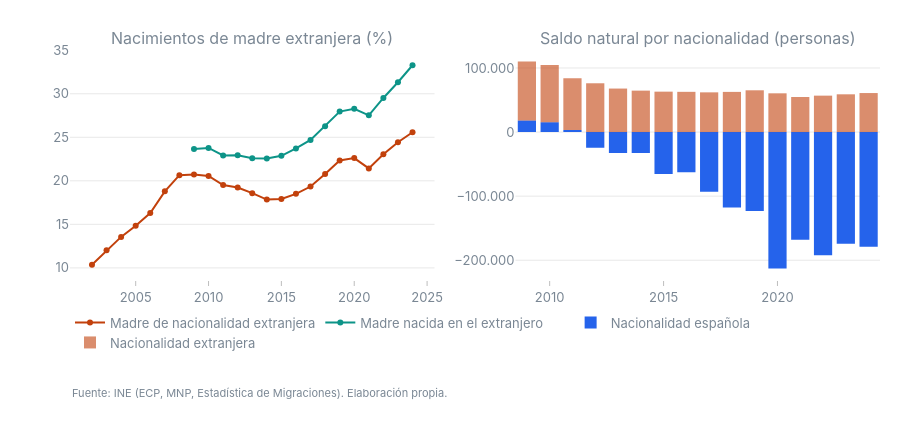

The cell this chart's notebook holds for it:
### Markdown cell above
### Sin población de origen extranjero, el saldo natural sería aún más negativo

«Sin inmigración, España perdería población» es una afirmación **contrafactual**: no se puede
observar. Lo que sí muestran los datos es que la población extranjera, joven en promedio, aporta
una parte creciente de los nacimientos y pocas defunciones.

### Code cell
#| label: fig-madres
#| fig-cap: "Izquierda: porcentaje de nacimientos de madre con nacionalidad extranjera y de madre nacida en el extranjero, 2002–2024 (nacida en el extranjero: desde 2009; nacionalidad 2002–2008 estimada con el porcentaje de la tabla 2776 del INE, que da valores 0,1–0,3 puntos más bajos). Derecha: saldo natural por nacionalidad, 2009–2024 (nacimientos según la nacionalidad de la madre menos defunciones según la del fallecido)."
b = births.with_columns(
    pct_nac=100 * pl.col("madre_nacionalidad_extranjera") / pl.col("nacimientos"),
    pct_nacida=100 * pl.col("madre_nacida_extranjero") / pl.col("nacimientos"),
)
nb = (births.join(deaths, on="anio").with_columns(
    nat_esp=pl.col("nacimientos") - pl.col("madre_nacionalidad_extranjera") - pl.col("def_nacionalidad_espanola"),
    nat_ext=pl.col("madre_nacionalidad_extranjera") - pl.col("def_nacionalidad_extranjera"),
))
fig = make_subplots(rows=1, cols=2, subplot_titles=("Nacimientos de madre extranjera (%)", "Saldo natural por nacionalidad (personas)"))
fig.add_scatter(x=b["anio"], y=b["pct_nac"], name="Madre de nacionalidad extranjera", mode="lines+markers", line=dict(color=ACCENT), row=1, col=1)
fig.add_scatter(x=b["anio"], y=b["pct_nacida"], name="Madre nacida en el extranjero", mode="lines+markers", line=dict(color=PALETTE[2]), row=1, col=1)
fig.add_bar(x=nb["anio"], y=nb["nat_esp"], name="Nacionalidad española", marker_color=PALETTE[1], row=1, col=2)
fig.add_bar(x=nb["anio"], y=nb["nat_ext"], name="Nacionalidad extranjera", marker_color=ACCENT, opacity=0.6, row=1, col=2)
fig.update_yaxes(tickformat=",.0f")
fig.update_layout(height=430, barmode="relative", margin=dict(t=50),
                  legend=dict(orientation="h", yanchor="top", y=-0.12, x=0))
add_source(fig, SOURCE)
place_source(fig, y=-0.45, bottom=150)
fig.show()

### Figure 1 — Plotly figure (JSON) as saved in the notebook; plotly's stock layout.template omitted (floating-point values rounded to 4 significant figures)
{"data": [{"line": {"color": "#c2410c"}, "mode": "lines+markers", "name": "Madre de nacionalidad extranjera", "type": "scatter", "x": [2002, 2003, 2004, 2005, 2006, 2007, 2008, 2009, 2010, 2011, 2012, 2013, 2014, 2015, 2016, 2017, 2018, 2019, 2020, 2021, 2022, 2023, 2024], "xaxis": "x", "y": [10.36, 12.02, 13.56, 14.83, 16.3, 18.79, 20.65, 20.72, 20.55, 19.51, 19.23, 18.58, 17.84, 17.92, 18.51, 19.34, 20.77, 22.34, 22.61, 21.43, 23.04, 24.43, 25.58], "yaxis": "y"}, {"line": {"color": "#0d9488"}, "mode": "lines+markers", "name": "Madre nacida en el extranjero", "type": "scatter", "x": [2002, 2003, 2004, 2005, 2006, 2007, 2008, 2009, 2010, 2011, 2012, 2013, 2014, 2015, 2016, 2017, 2018, 2019, 2020, 2021, 2022, 2023, 2024], "xaxis": "x", "y": [NaN, NaN, NaN, NaN, NaN, NaN, NaN, 23.65, 23.78, 22.92, 22.92, 22.6, 22.56, 22.87, 23.72, 24.7, 26.27, 27.95, 28.27, 27.53, 29.52, 31.32, 33.27], "yaxis": "y"}, {"marker": {"color": "#2563eb"}, "name": "Nacionalidad española", "type": "bar", "x": [2009, 2010, 2011, 2012, 2013, 2014, 2015, 2016, 2017, 2018, 2019, 2020, 2021, 2022, 2023, 2024], "xaxis": "x2", "y": [18150.0, 15460.0, 3215.0, -24400.0, -32550.0, -32850.0, -65310.0, -62800.0, -93300.0, -117600.0, -123200.0, -212900.0, -168100.0, -192000.0, -174400.0, -179000.0], "yaxis": "y2"}, {"marker": {"color": "#c2410c"}, "name": "Nacionalidad extranjera", "opacity": 0.6, "type": "bar", "x": [2009, 2010, 2011, 2012, 2013, 2014, 2015, 2016, 2017, 2018, 2019, 2020, 2021, 2022, 2023, 2024], "xaxis": "x2", "y": [91960.0, 89120.0, 80920.0, 76130.0, 67890.0, 64660.0, 63060.0, 62790.0, 61980.0, 62700.0, 65190.0, 60450.0, 54690.0, 56850.0, 58920.0, 60890.0], "yaxis": "y2"}], "layout": {"annotations": [{"font": {"size": 16}, "showarrow": false, "text": "Nacimientos de madre extranjera (%)", "x": 0.225, "xanchor": "center", "xref": "paper", "y": 1.0, "yanchor": "bottom", "yref": "paper"}, {"font": {"size": 16}, "showarrow": false, "text": "Saldo natural por nacionalidad (personas)", "x": 0.775, "xanchor": "center", "xref": "paper", "y": 1.0, "yanchor": "bottom", "yref": "paper"}, {"font": {"color": "#7a8794", "size": 11}, "showarrow": false, "text": "Fuente: INE (ECP, MNP, Estadística de Migraciones). Elaboración propia.", "x": 0, "xanchor": "left", "xref": "paper", "y": -0.45, "yanchor": "top", "yref": "paper"}], "barmode": "relative", "height": 430, "legend": {"orientation": "h", "x": 0, "y": -0.12, "yanchor": "top"}, "margin": {"b": 150, "t": 50}, "xaxis": {"anchor": "y", "domain": [0.0, 0.45]}, "xaxis2": {"anchor": "y2", "domain": [0.55, 1.0]}, "yaxis": {"anchor": "x", "domain": [0.0, 1.0], "tickformat": ",.0f"}, "yaxis2": {"anchor": "x2", "domain": [0.0, 1.0], "tickformat": ",.0f"}}}
